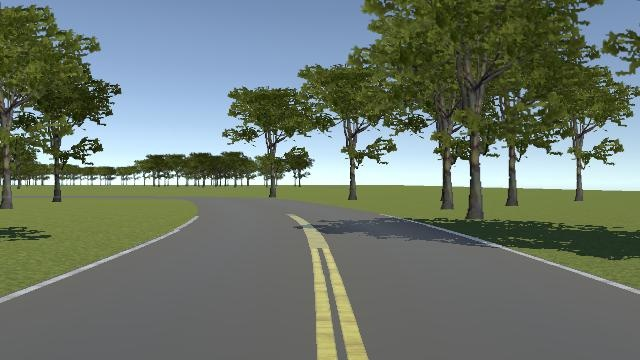
#> input picture images/images.jpg, 640 x 360 px
$ python -i demo.py   (imports and definitions only)
#> lines starting #> are read from the running program, lines starting #| are printed output that depends on the picture; after the words box and inside, x2 and y2 are one past the last pixel; in counts of white or black regions, pixels touching at a corner belong together
#> further down, picture is the input picture: shape (360, 640, 3); mean B, G, R 109.1, 119.9, 108.8
import time
import numpy as np
from scipy import stats
import cv2
import numpy as np
import matplotlib.pyplot as plt

from scipy.cluster.hierarchy import ward, fcluster
from scipy.spatial.distance import pdist

from collections import Counter

class Lane_Detection:
    def __init__(self):
        self.__width = 230

    def __call__(self, image):
        image = self.image_processing(image)

        ####### Edges Detection #######
        edges = self.edges_detection(image)

        ####### Lane Processing #######
        center = self.lane_processing(edges)

        return center, self.__img_show

    def image_processing(self, image):
        image = cv2.resize(image, (640,360))
        self.__img_show = image.copy()
        image = image[250:,:,:]
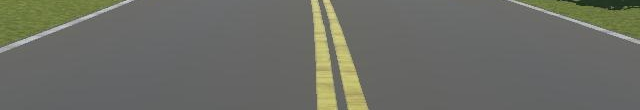
#> image: shape (110, 640, 3); mean B, G, R 101.1, 108.9, 107.4

        return image

    def edges_detection(self, image):
        img = cv2.GaussianBlur(image, (7,7), 0)
        # hsv = cv2.cvtColor(img, cv2.COLOR_BGR2HSV)
        _, mask = cv2.threshold(img, 200, 255, cv2.THRESH_BINARY)
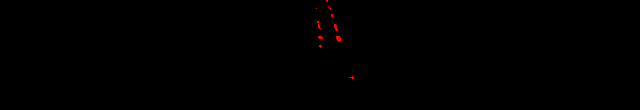
#> mask: shape (110, 640, 3); mean B, G, R 0, 0, 0.4
        edges = cv2.cvtColor(mask, cv2.COLOR_RGB2GRAY)
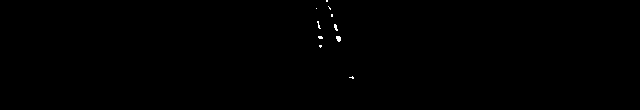
#> edges: shape (110, 640); values 0 (black) and 29 (white), 0.14% white in thin lines or dots, all inside (x1, y1, x2, y2) = (316, 0, 354, 79)
        kernel = cv2.getStructuringElement(cv2.MORPH_RECT, (3,3))
        # edges = cv2.morphologyEx(edges, cv2.MORPH_CLOSE, kernel, iterations=10)
        edges = cv2.morphologyEx(edges, cv2.MORPH_GRADIENT, kernel)
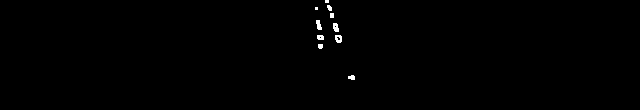
#> edges: shape (110, 640); values 0 (black) and 29 (white), 0.39% white; 10 white regions (2 under 20 px), largest, box (x1, y1, x2, y2) and area: (335, 35, 342, 43) 44, (333, 23, 339, 32) 43, (316, 20, 322, 30) 42

        return edges

    def lane_processing(self, edges):
        img_array = np.array(edges, dtype = int)
        x_left = []
        y_left = []
        x_right = []
        y_right = []

        for i in range(edges.shape[0]):
            row = img_array[i,:]
            try:
                ####### Tìm lane trái - lane phải #######
                index = np.where(row > 0)[0]
                min_index = np.min(index)
                max_index = np.max(index)

                ####### Điều kiện với đường 2 làn (self.__width là độ rộng đường của 1 làn) #######
                if max_index - min_index >= self.__width:
                    ####### CLUSTERING #######
                    class_id = self.cluster(index) # class từ 0->n

                    ####### Vạch đi bộ có 9 vạch -> đổi lại lane trái bằng lane chính giữa của vạch đi bộ là line thứ 5 #######
                    if max(class_id) == 9:
                        new_min_index = index[class_id==5].ravel()[0]

                        if max_index - new_min_index <= self.__width:
                            min_index = new_min_index

                        else:
                            continue

                    ####### Vạch đi bộ có noise line của biển báo => xử lý lane trái như TH trên còn lane phải trừ đi 2 class id #######
                    elif max(class_id) > 9:
                        end_cluster = index[class_id==max(class_id)].ravel()
                        if end_cluster[-1] >= 600:
                            new_max_index = index[class_id==max(class_id)-1].ravel()[-1]
                            new_min_index = index[class_id==5].ravel()[0]

                            if new_max_index - new_min_index <= self.__width:
                                max_index = new_max_index
                                min_index = new_min_index

                            else:
                                continue
                        else:
                            continue

                    ####### Đường có 3 lane trở lên => lane trái = lane phải - 1 lane #######
                    elif max(class_id) > 2:
                        if max_index <= 600:
                            new_min_index = index[class_id==max(class_id)-1].ravel()[0]

                            if 100 <= max_index - new_min_index <= self.__width:
                                min_index = new_min_index
                            else:
                                continue
                        else:
                            continue

                    ####### Đường có 2 lane #######
                    else:
                        y_right.append(i)
                        x_right.append(max_index)
                        continue

                # if max_index >= 300:
                y_right.append(i)
                x_right.append(max_index)

                # if min_index <= 300:
                y_left.append(i)
                x_left.append(min_index)

            except:
                pass
#> this loop made 110 passes
#> index on passes 1, 2, 3, 6, 7, 8, 9, 10, 11, 14, 15, 16: [325, 326, 327, 328], [325, 326, 327, 328], [325, 326, 327, 328], [327, 328, 329], [327, 328, 329, 330], [315, 316, 317, 327, 328, 329, 330, 331], [315, 316, 317, 328, 329, 330, 331], [315, 316, 317, 328, 329, 330, 331], [329, 330, 331], [330, 331, 332, 333], [330, 331, 332, 333], [330, 331, 332, 333]
#> after the loop, x_left = 44 values, max 351 at index 39, min 315 at index 5, mean 325.5; x_right = 44 values, max 354 at index 40, min 319 at index 14, mean 334.8; y_left = 44 values from 0 to 79; y_right = 44 values from 0 to 79

        ######## Linear Regression ########
        try:
            a_r, b_r, r_r, p_r, std_err_r = stats.linregress(x_right, y_right)
#> a_r = 1.37; b_r = -429.1; r_r = 0.615; p_r = 8.95e-06; std_err_r = 0.272
            pre_r = (45-b_r)/a_r
#> pre_r = 345.1

            if len(x_left) != 0:
                a_l, b_l, r_l, p_l, std_err_l = stats.linregress(x_left, y_left)
#> a_l = 1.13; b_l = -335.6; r_l = 0.572; p_l = 5.02e-05; std_err_l = 0.249
                pre_l = (45-b_l)/a_l
#> pre_l = 338.2
            else:
                pre_l = pre_r - (self.__width - 60)

            ######## TH đường 1 làn nhưng rộng ########
            if pre_r - pre_l > self.__width + 50 or pre_r - pre_l <= 0:
                pre_l = pre_r - (self.__width - 60)

            center = (pre_r + pre_l)/2
#> center = 341.7

            ######## Visualize ########
            cv2.circle(self.__img_show,(int(center), 295), 5, (255,0,0),3)
            cv2.circle(self.__img_show,(int(pre_r), 295), 5, (255,0,0),3)
            cv2.circle(self.__img_show,(int(pre_l), 295), 5, (255,0,0),3)
            cv2.line(self.__img_show, (int(pre_r), 295), (int(pre_l), 295),(0,0,255), 3)

        except:
            center = 320

        return center

    def cluster(self, index):
        X = index.reshape(-1, 1)

        Z = ward(pdist(X))
        y = fcluster(Z, t=50, criterion='distance')

        class_id = np.copy(y)
        counts = Counter(y).values()
        start = 0
        for i, c in enumerate(counts):
            class_id[start:start+c] = i+1
            start += c

        return class_id

# [33 lines not run here, left out]


>>> import cv2
>>> picture = cv2.imread('images/images.jpg')
>>> result = Lane_Detection()(picture)
